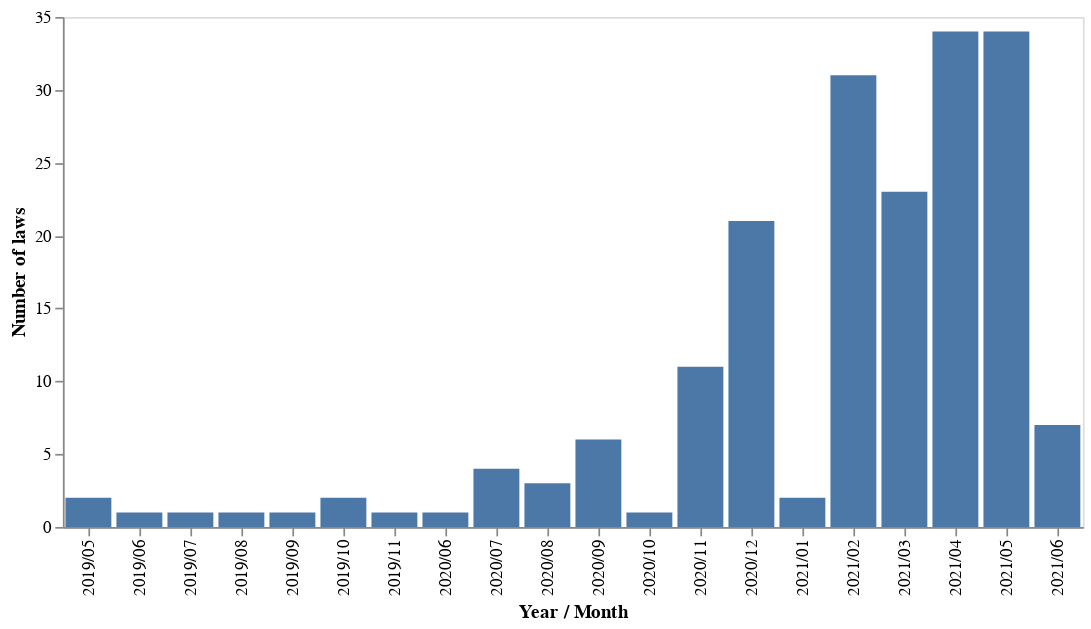

Write notebook code for a chart like this one.
### Code cell
import altair as alt
source=data_eurlex_df
alt.Chart(source).mark_bar().encode(
    alt.X('year/month',title='Year / Month'),
    alt.Y('count(year/month)',title='Number of laws')
).properties(width=600).configure_axis(grid=False)

### Figure 1 — Vega-Lite specification as saved in the notebook (floating-point values rounded to 4 significant figures; data arrays with more than 128 entries replaced by an {"elided": "..."} marker saying what was removed)
{"config": {"view": {"continuousWidth": 400, "continuousHeight": 300}, "axis": {"grid": false}}, "data": {"name": "data-09a6347672ab9293e8ead07a28608a9e"}, "mark": "bar", "encoding": {"x": {"type": "nominal", "field": "year/month", "title": "Year / Month"}, "y": {"type": "nominal", "aggregate": "count", "field": "year/month", "title": "Number of laws"}}, "width": 600, "$schema": "https://vega.github.io/schema/vega-lite/v4.8.1.json", "datasets": {"data-09a6347672ab9293e8ead07a28608a9e": {"elided": "187 records"}}}
